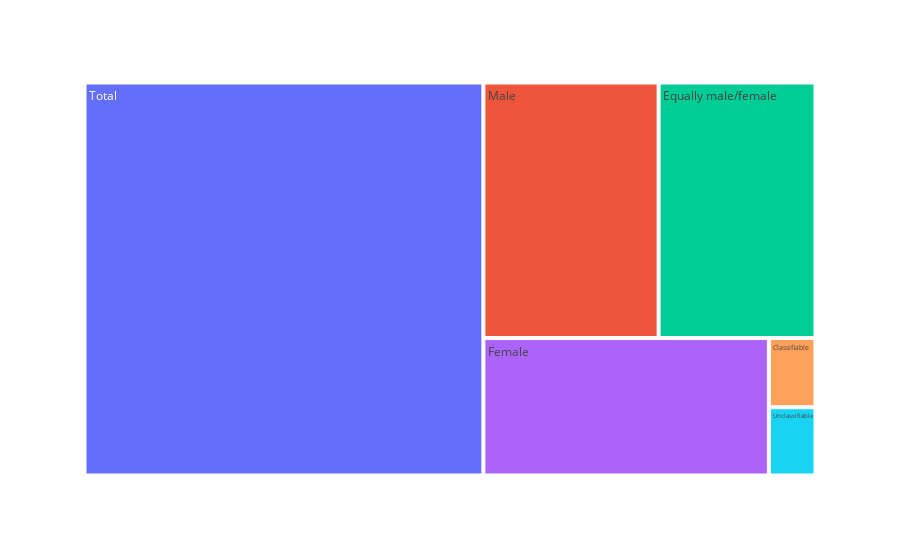

Notebook code for this chart:
### Code cell
import plotly.express as px
# count the number of  value in the SEX_LABEL column
grouped_df = mergedTables['Meaning of Sex code (SEX_LABEL)'].value_counts().reset_index(name='Count')
grouped_df.rename(columns={'index': 'Sex'}, inplace=True)

# create treemap with the grouped data
fig = px.treemap(grouped_df, path=['Sex'], values='Count')

# show the plot
fig.show()

### Figure 1 — Plotly figure (JSON) as saved in the notebook; plotly's stock layout.template omitted (floating-point values rounded to 4 significant figures)
{"data": [{"branchvalues": "total", "domain": {"x": [0, 1], "y": [0, 1]}, "hovertemplate": "labels=%{label}<br>Count=%{value}<br>parent=%{parent}<br>id=%{id}<extra></extra>", "ids": ["Classifiable", "Equally male/female", "Female", "Male", "Total", "Unclassifiable"], "labels": ["Classifiable", "Equally male/female", "Female", "Male", "Total", "Unclassifiable"], "name": "", "parents": ["", "", "", "", "", ""], "type": "treemap", "values": [315, 3918, 3835, 4376, 15319, 311]}], "layout": {"legend": {"tracegroupgap": 0}, "margin": {"t": 60}}}
